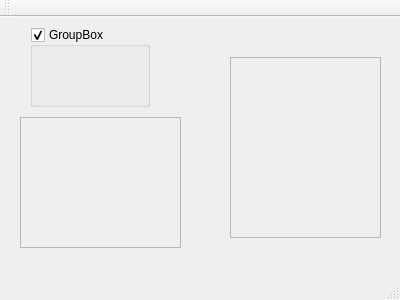
<?xml version="1.0" encoding="UTF-8"?>
<ui version="4.0">
 <class>MainWindow</class>
 <widget class="QMainWindow" name="MainWindow">
  <property name="geometry">
   <rect>
    <x>0</x>
    <y>0</y>
    <width>400</width>
    <height>300</height>
   </rect>
  </property>
  <property name="windowTitle">
   <string>MainWindow</string>
  </property>
  <widget class="QWidget" name="centralWidget">
   <widget class="QGroupBox" name="groupBox">
    <property name="geometry">
     <rect>
      <x>30</x>
      <y>10</y>
      <width>120</width>
      <height>80</height>
     </rect>
    </property>
    <property name="title">
     <string>GroupBox</string>
    </property>
    <property name="checkable">
     <bool>true</bool>
    </property>
   </widget>
   <widget class="QScrollArea" name="scrollArea">
    <property name="geometry">
     <rect>
      <x>20</x>
      <y>100</y>
      <width>161</width>
      <height>131</height>
     </rect>
    </property>
    <property name="widgetResizable">
     <bool>true</bool>
    </property>
    <widget class="QWidget" name="scrollAreaWidgetContents">
     <property name="geometry">
      <rect>
       <x>0</x>
       <y>0</y>
       <width>159</width>
       <height>129</height>
      </rect>
     </property>
    </widget>
   </widget>
   <widget class="QScrollArea" name="scrollArea_2">
    <property name="geometry">
     <rect>
      <x>230</x>
      <y>40</y>
      <width>151</width>
      <height>181</height>
     </rect>
    </property>
    <property name="widgetResizable">
     <bool>true</bool>
    </property>
    <widget class="QWidget" name="scrollAreaWidgetContents_2">
     <property name="geometry">
      <rect>
       <x>0</x>
       <y>0</y>
       <width>149</width>
       <height>179</height>
      </rect>
     </property>
    </widget>
   </widget>
  </widget>
  <widget class="QMenuBar" name="menuBar">
   <property name="geometry">
    <rect>
     <x>0</x>
     <y>0</y>
     <width>400</width>
     <height>26</height>
    </rect>
   </property>
  </widget>
  <widget class="QToolBar" name="mainToolBar">
   <attribute name="toolBarArea">
    <enum>TopToolBarArea</enum>
   </attribute>
   <attribute name="toolBarBreak">
    <bool>false</bool>
   </attribute>
  </widget>
  <widget class="QStatusBar" name="statusBar"/>
 </widget>
 <layoutdefault spacing="6" margin="11"/>
 <resources/>
 <connections/>
</ui>
